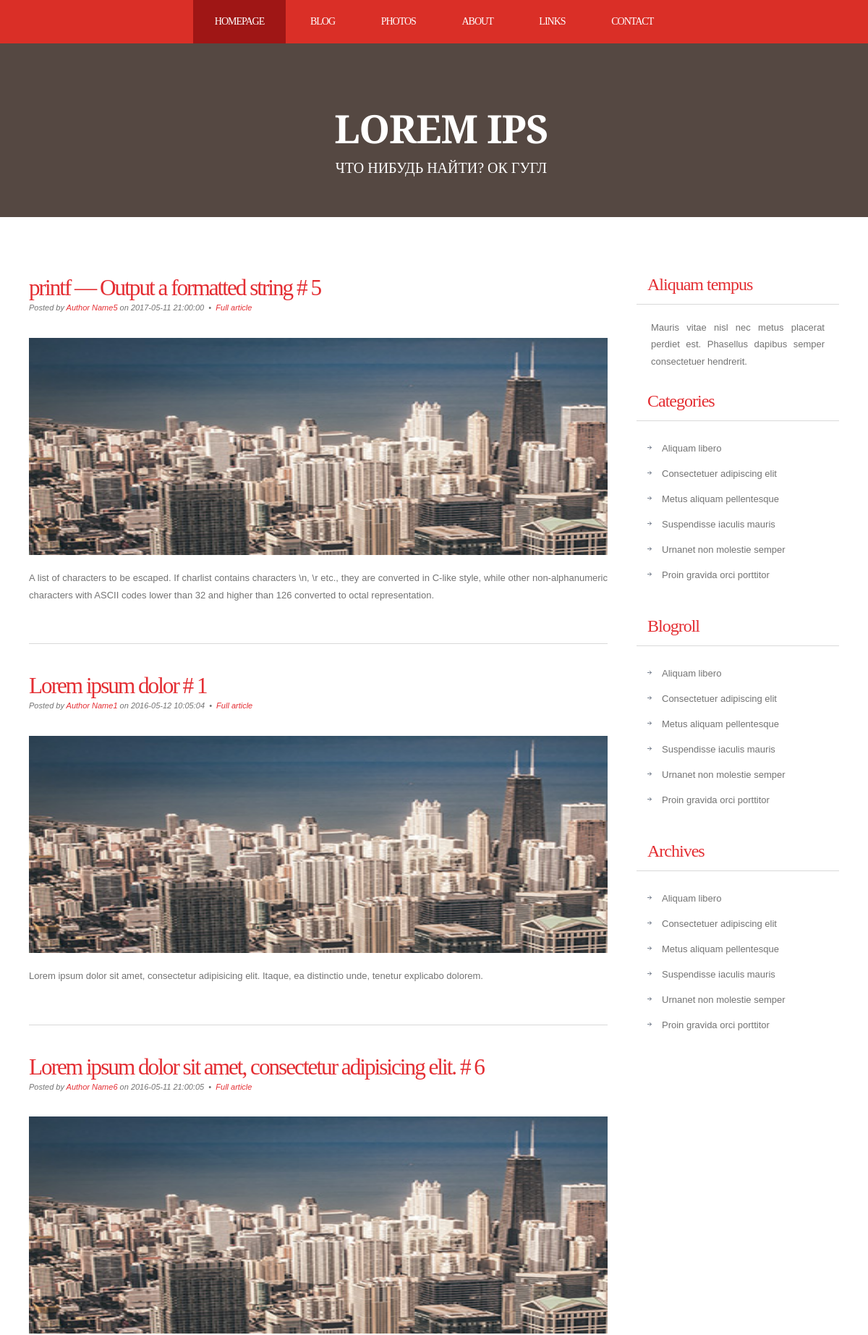
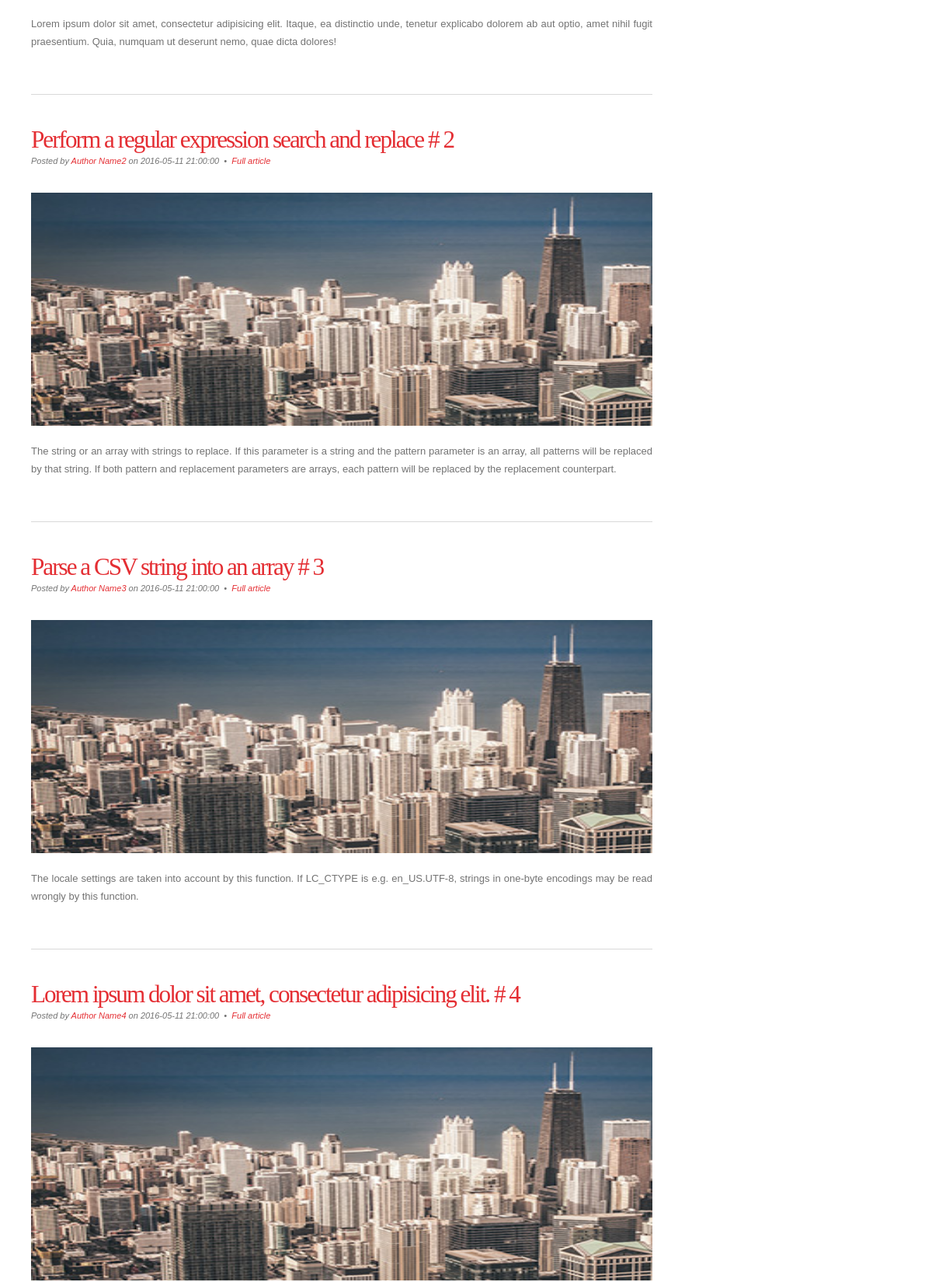
Page /news/ (upper part) on the committed database (2 pictures, top to bottom).
### tables this page shows
CREATE TABLE `news` (
  `id` int(11) NOT NULL,
  `title` varchar(255) NOT NULL,
  `date` timestamp NOT NULL DEFAULT CURRENT_TIMESTAMP,
  `short_content` text NOT NULL,
  `content` text NOT NULL,
  `author_name` varchar(255) NOT NULL,
  `preview` varchar(255) NOT NULL,
  `type` varchar(50) DEFAULT NULL
);

### config/routes.php (called while the page is built)
<?php
return array(
    'news/([0-9]+)' => 'news/view/$1',
    'news' => 'news/index',
);

### controllers/NewsController.php (called while the page is built, shortened)
<?php
require_once ROOT. '/models/News.php';
class NewsController
{
    public function actionIndex()
    {
        $newsList = News::getNewsList ();
        require_once (ROOT.'/views/news/index.php');
        return true;
    }
}

### index.php (called while the page is built, shortened)
<?php
require_once (ROOT.'/components/Router.php');
$router = new Router();
$router->run ();

### models/News.php (called while the page is built, shortened)
<?php
class News
{
    public static function getNewsList()
    {
        $db = Db::getConnection ();
        $newsList = [];
        $result = $db->query ('SELECT id, title, date, short_content, author_name, preview
                                      FROM news ORDER BY date DESC LIMIT 10' );
        $i = 0;
        while ($row = $result->fetch ()){
            $newsList[$i]['id'] = $row['id'];
            $newsList[$i]['title'] = $row['title'];
            $newsList[$i]['date'] = $row['date'];
            $newsList[$i]['short_content'] = $row['short_content'];
            $newsList[$i]['author_name'] = $row['author_name'];
            $newsList[$i]['preview'] = $row['preview'];
            $i++;
        }
        return $newsList;
    }
}

### views/news/index.php (the view, shortened to what this page needs)
<!DOCTYPE html PUBLIC "-//W3C//DTD XHTML 1.0 Strict//EN" "http://www.w3.org/TR/xhtml1/DTD/xhtml1-strict.dtd">
<html xmlns="http://www.w3.org/1999/xhtml">
<head>
<link href="/template/css/style.css" rel="stylesheet" type="text/css" media="screen" />
</head>
<body>
	<div id="menu-wrapper">
		<div id="menu">
			<ul>
				<li class="current_page_item"><a href="#">Homepage</a></li>
				<li><a href="#">Blog</a></li>
				<li><a href="#">Photos</a></li>
				<li><a href="#">About</a></li>
				<li><a href="#">Links</a></li>
				<li><a href="#">Contact</a></li>
			</ul>
		</div>
	</div>
<div id="wrapper">
	<div id="header-wrapper">
		<div id="header">
			<div id="logo">
				<h1><a href="#">Lorem ips </a></h1>
				<p>Что нибудь найти? <a href="https://www.google.com/">ОК ГУГЛ</a></p>
			</div>
		</div>
	</div>
	<div id="page">
		<div id="page-bgtop">
			<div id="page-bgbtm">
				<div id="content">
					<?php foreach ($newsList as $newsItem):?>
					<div class="post">
						<h2 class="title"><a href='/news/<?php echo $newsItem['id'] ;?>'><?php echo $newsItem['title'].' # '.$newsItem['id'];?></a></h2>
						<p class="meta">Posted by <a href="#"><?php echo $newsItem['author_name'];?></a> on <?php echo $newsItem['date'];?>
							&nbsp;&bull;&nbsp; <a href='/news/<?php echo $newsItem['id'] ;?>' class="permalink"> Full article</a></p>
						<div class="entry">
                           <p><img src="/template/images/pic08.jpg" width="800" height="300" alt="" /></p>
							<p><?php echo $newsItem['short_content'];?></p>
						</div>
					</div>
				<?php endforeach;?>
				</div>
				<div id="sidebar">
					<ul>
						<li>
							<h2>Aliquam tempus</h2>
							<p>Mauris vitae nisl nec metus placerat perdiet est. Phasellus dapibus semper consectetuer hendrerit.</p>
						</li>
						<li>
							<h2>Categories</h2>
							<ul>
								<li><a href="#">Aliquam libero</a></li>
								<li><a href="#">Consectetuer adipiscing elit</a></li>
								<li><a href="#">Metus aliquam pellentesque</a></li>
								<li><a href="#">Suspendisse iaculis mauris</a></li>
								<li><a href="#">Urnanet non molestie semper</a></li>
								<li><a href="#">Proin gravida orci porttitor</a></li>
							</ul>
						</li>
						<li>
							<h2>Blogroll</h2>
							<ul>
								<li><a href="#">Aliquam libero</a></li>
								<li><a href="#">Consectetuer adipiscing elit</a></li>
								<li><a href="#">Metus aliquam pellentesque</a></li>
								<li><a href="#">Suspendisse iaculis mauris</a></li>
								<li><a href="#">Urnanet non molestie semper</a></li>
								<li><a href="#">Proin gravida orci porttitor</a></li>
							</ul>
						</li>
						<li>
							<h2>Archives</h2>
							<ul>
								<li><a href="#">Aliquam libero</a></li>
								<li><a href="#">Consectetuer adipiscing elit</a></li>
								<li><a href="#">Metus aliquam pellentesque</a></li>
								<li><a href="#">Suspendisse iaculis mauris</a></li>
								<li><a href="#">Urnanet non molestie semper</a></li>
								<li><a href="#">Proin gravida orci porttitor</a></li>
							</ul>
						</li>
					</ul>
				</div>
			</div>
		</div>
	</div>
</div>
</body>
</html>

### components/Router.php (shortened to what this page needs)
<?php
class Router
{
    private $routes;
    public function __construct ()
    {
        $routsPath = ROOT. '/config/routes.php';
        $this->routes = require_once ($routsPath);
    }
    private function getURI()
    {
        if (!empty( $_SERVER['REQUEST_URI'] )) {
            return trim ( $_SERVER['REQUEST_URI'], '/' );
        }
    }
    public function run()
    {
        $uri = $this->getURI ();
        foreach ($this->routes as $uriPattern => $path) {
            if (preg_match ("~$uriPattern~", $uri)){
                $internalRoute = preg_replace ("~$uriPattern~", $path, $uri);
                $segments = explode ('/', $internalRoute);
                $controllerName = array_shift ($segments).'Controller';
                $actionName = 'action'. ucfirst (array_shift ($segments));
                $parameters = $segments;
                $controllerObject = new $controllerName;
                $result = call_user_func_array ([$controllerObject, $actionName], $parameters );
                if ($result != null){
                    break;
                }
            }
        }
    }
}

### template/css/style.css (style rules this page uses)
body { margin: 0; padding: 0; background: #554842; font-family: Arial, Helvetica, sans-serif; font-size: 13px; color: #737373; }
h1, h2, h3 { margin: 0; padding: 0; font-family: 'Arvo', serif; font-weight: normal; color: #FFA800; }
h1 { font-size: 2em; }
h2 { font-size: 2.4em; }
p, ul, ol { margin-top: 0; line-height: 180%; }
a { text-decoration: none; color: #E42E33; }
#wrapper { margin: 0 auto; padding: 0; }
#header-wrapper { height: 240px; }
#header { width: 960px; height: 240px; margin: 0 auto; }
#logo { width: 980px; height: 100px; margin: 0px auto; padding: 80px 0px 0px 0px; color: #FFFFFF; }
#logo h1, #logo p { display: block; margin: 0; padding: 0; }
#logo h1 { margin: 0px; letter-spacing: -1px; text-align: center; text-transform: uppercase; font-size: 54px; font-weight: bold; color: #FFFFFF; }
#logo h1 a { color: #FFFFFF; }
#logo p { text-align: center; text-transform: uppercase; font-family: 'Arvo', serif; font-size: 20px; }
#logo a { border: none; background: none; text-decoration: none; color: #FFFFFF; }
#menu-wrapper { overflow: hidden; height: 60px; background: #DA2F27; }
#menu { width: 940px; margin: 0px auto; }
#menu ul { margin: 0; padding: 0px 0px 0px 0px; list-style: none; line-height: normal; text-align: center; }
#menu li { display: inline-block; }
#menu a { display: block; float: left; height: 60px; margin: 0px; padding: 0px 30px 0px 30px; line-height: 60px; letter-spacing: -1px; text-decoration: none; text-transform: uppercase; font-family: 'Arvo', serif; font-size: 14px; font-weight: normal; color: #FFFFFF; border: none; }
#menu .current_page_item a { background: #9F1615; color: #FFFFFF; }
#page { width: 1200px; margin: 0 auto; padding: 0; background-color: #FFFFFF; }
#page-bgbtm { margin: 0px; padding: 40px 40px 0px 40px; }
#content { float: left; width: 800px; padding: 0px 0px 0px 0px; }
.post { clear: both; padding: 30px 0px; border-bottom: 1px solid #D9D9D9; }
.post .title { padding-top: 10px; letter-spacing: -2px; }
.post .title a { border: none; color: #E42E33; }
.post .meta { padding-bottom: 10px; text-align: left; font-family: Arial, Helvetica, sans-serif; font-size: 11px; font-style: italic; }
.post .entry { text-align: justify; margin-bottom: 25px; padding: 10px 0px 0px 0px; }
#sidebar { float: right; width: 280px; padding: 30px 0px 0px 0px; }
#sidebar ul { margin: 0; padding: 0; list-style: none; }
#sidebar li { margin: 0; padding: 0; }
#sidebar li ul { margin: 0px 15px; padding-bottom: 30px; }
#sidebar li li { padding-left: 20px; line-height: 35px; background: url(images/img07.jpg) no-repeat left 14px; }
#sidebar h2 { height: 38px; margin-bottom: 20px; padding: 12px 0 0 15px; border-bottom: 1px solid #D9D9D9; letter-spacing: -1px; font-size: 24px; color: #E42E33; }
#sidebar p { margin: 0 0px; padding: 0px 20px 20px 20px; text-align: justify; }
#sidebar a { border: none; color: #737373; }

### rows in the picture
news: title "printf — Output a formatted string", id "5", author_name "Author Name5", date "2017-05-11 21:00:00", short_content "A list of characters to be escaped. If charlist contains characters \\n, \\r etc., they are converted in C-like style, while other non-alphanumeric characters with ASCII codes lower than 32 and higher than 126 converted to octal representation."
news: title "Lorem ipsum dolor", id "1", author_name "Author Name1", date "2016-05-12 10:05:04", short_content "Lorem ipsum dolor sit amet, consectetur adipisicing elit. Itaque, ea distinctio unde, tenetur explicabo dolorem."
news: title "Lorem ipsum dolor sit amet, consectetur adipisicing elit.", id "6", author_name "Author Name6", date "2016-05-11 21:00:05", short_content "Lorem ipsum dolor sit amet, consectetur adipisicing elit. Itaque, ea distinctio unde, tenetur explicabo dolorem ab aut optio, amet nihil fugit praesentium. Quia, numquam ut deserunt nemo, quae dicta dolores!"
news: title "Perform a regular expression search and replace", id "2", author_name "Author Name2", date "2016-05-11 21:00:00", short_content "The string or an array with strings to replace. If this parameter is a string and the pattern parameter is an array, all patterns will be replaced by that string. If both pattern and replacement parameters are arrays, each pattern will be replaced by the replacement counterpart."
news: title "Parse a CSV string into an array", id "3", author_name "Author Name3", date "2016-05-11 21:00:00", short_content "The locale settings are taken into account by this function. If LC_CTYPE is e.g. en_US.UTF-8, strings in one-byte encodings may be read wrongly by this function."
news: title "Lorem ipsum dolor sit amet, consectetur adipisicing elit.", id "4", author_name "Author Name4", date "2016-05-11 21:00:00"
